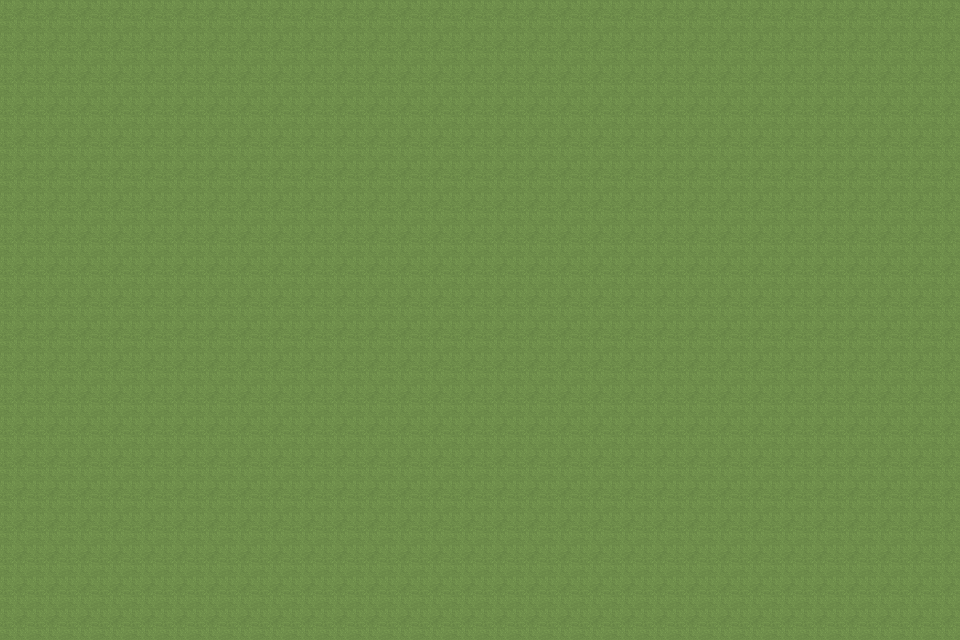

Below is a game level as drawn by its tile map, then a one-line description and the .tmx file that defines it, in full:
An orthogonal 30x20 tile map with 32x32 px tiles, 2 tile layers (Kachelebene 1, Kachelebene 2), 3 tilesets.

<map version="1.10" tiledversion="1.10.1" orientation="orthogonal" renderorder="right-down" width="30" height="20" tilewidth="32" tileheight="32" infinite="0" nextlayerid="3" nextobjectid="1">
 <tileset firstgid="1" name="nature_outside-tilef" tilewidth="32" tileheight="32" tilecount="256" columns="16">
  <image source="nature_outside-tilef.png" width="512" height="512" />
 </tileset>
 <tileset firstgid="257" name="rural-tileset-tilex" tilewidth="32" tileheight="32" tilecount="256" columns="16">
  <image source="rural-tileset-tilex.png" width="512" height="512" />
 </tileset>
 <tileset firstgid="513" name="funk-mast" tilewidth="32" tileheight="32" tilecount="4" columns="1">
  <image source="../funk-mast.png" width="32" height="128" />
 </tileset>
 <layer id="1" name="Kachelebene 1" width="30" height="20">
  <data encoding="csv">
146,146,146,146,146,146,146,146,146,146,146,146,146,146,146,146,146,146,146,146,146,146,146,146,146,146,146,146,146,146,
146,146,146,146,146,146,146,146,146,146,146,146,146,146,146,146,146,146,146,146,146,146,146,146,146,146,146,146,146,146,
146,146,146,146,146,146,146,146,146,146,146,146,146,146,146,146,146,146,146,146,146,146,146,146,146,146,146,146,146,146,
146,146,146,146,146,146,146,146,146,146,146,146,146,146,146,146,146,146,146,146,146,146,146,146,146,146,146,146,146,146,
146,146,146,146,146,146,146,146,146,146,146,146,146,146,146,146,146,146,146,146,146,146,146,146,146,146,146,146,146,146,
146,146,146,146,146,146,146,146,146,146,146,146,146,146,146,146,146,146,146,146,146,146,146,146,146,146,146,146,146,146,
146,146,146,146,146,146,146,146,146,146,146,146,146,146,146,146,146,146,146,146,146,146,146,146,146,146,146,146,146,146,
146,146,146,146,146,146,146,146,146,146,146,146,146,146,146,146,146,146,146,146,146,146,146,146,146,146,146,146,146,146,
146,146,146,146,146,146,146,146,146,146,146,146,146,146,146,146,146,146,146,146,146,146,146,146,146,146,146,146,146,146,
146,146,146,146,146,146,146,146,146,146,146,146,146,146,146,146,146,146,146,146,146,146,146,146,146,146,146,146,146,146,
146,146,146,146,146,146,146,146,146,146,146,146,146,146,146,146,146,146,146,146,146,146,146,146,146,146,146,146,146,146,
146,146,146,146,146,146,146,146,146,146,146,146,146,146,146,146,146,146,146,146,146,146,146,146,146,146,146,146,146,146,
146,146,146,146,146,146,146,146,146,146,146,146,146,146,146,146,146,146,146,146,146,146,146,146,146,146,146,146,146,146,
146,146,146,146,146,146,146,146,146,146,146,146,146,146,146,146,146,146,146,146,146,146,146,146,146,146,146,146,146,146,
146,146,146,146,146,146,146,146,146,146,146,146,146,146,146,146,146,146,146,146,146,146,146,146,146,146,146,146,146,146,
146,146,146,146,146,146,146,146,146,146,146,146,146,146,146,146,146,146,146,146,146,146,146,146,146,146,146,146,146,146,
146,146,146,146,146,146,146,146,146,146,146,146,146,146,146,146,146,146,146,146,146,146,146,146,146,146,146,146,146,146,
146,146,146,146,146,146,146,146,146,146,146,146,146,146,146,146,146,146,146,146,146,146,146,146,146,146,146,146,146,146,
146,146,146,146,146,146,146,146,146,146,146,146,146,146,146,146,146,146,146,146,146,146,146,146,146,146,146,146,146,146,
146,146,146,146,146,146,146,146,146,146,146,146,146,146,146,146,146,146,146,146,146,146,146,146,146,146,146,146,146,146
</data>
 </layer>
 <layer id="2" name="Kachelebene 2" width="30" height="20">
  <data encoding="csv">
0,0,0,0,0,0,0,0,0,0,0,0,0,0,0,0,0,0,0,0,0,0,0,0,0,0,0,0,0,0,
0,0,0,0,0,0,0,0,0,0,0,0,0,0,0,0,0,0,0,0,0,0,0,0,0,0,0,0,0,0,
0,0,0,0,0,0,0,0,0,0,0,0,0,0,0,0,0,0,0,0,0,0,0,0,0,0,0,0,0,0,
0,0,0,0,0,0,0,0,0,0,0,0,0,0,0,0,0,0,0,0,0,0,0,0,0,0,0,0,0,0,
0,0,0,0,0,0,0,0,0,0,0,0,0,0,0,0,0,0,0,0,0,0,0,0,0,0,0,0,0,0,
0,0,0,0,0,0,0,0,0,0,0,0,0,0,0,0,0,0,0,0,0,0,0,0,0,0,0,0,0,0,
0,0,0,0,0,0,0,0,0,0,0,0,0,0,0,0,0,0,513,0,0,0,0,0,0,0,0,0,0,0,
0,0,0,0,0,0,0,0,0,0,0,0,0,0,0,0,0,0,514,0,0,0,0,0,0,0,0,0,0,0,
0,0,0,0,0,0,0,0,0,0,0,0,0,0,0,0,0,0,515,0,0,0,0,0,0,0,0,0,0,0,
0,0,0,0,0,0,0,0,0,0,0,0,0,0,0,0,0,0,516,0,0,0,0,0,0,0,0,0,0,0,
0,0,0,0,0,0,0,0,0,0,0,0,0,0,0,0,0,0,0,0,0,0,0,0,0,0,0,0,0,0,
0,0,0,0,0,0,0,0,0,0,0,0,0,0,0,0,0,0,0,0,0,0,0,0,0,0,0,0,0,0,
0,0,0,0,0,0,0,0,0,0,0,0,0,0,0,0,0,0,0,0,0,0,0,0,0,0,0,0,0,0,
0,0,0,0,0,0,0,0,0,0,0,0,0,0,0,0,0,0,0,0,0,0,0,0,0,0,0,0,0,0,
0,0,0,0,0,0,0,0,0,0,0,0,0,0,0,0,0,0,0,0,0,0,0,0,0,0,0,0,0,0,
0,0,0,0,0,0,0,0,0,0,0,0,0,0,0,0,0,0,0,0,0,0,0,0,0,0,0,0,0,0,
0,0,0,0,0,0,0,0,0,0,0,0,0,0,0,0,0,0,0,0,0,0,0,0,0,0,0,0,0,0,
0,0,0,0,0,0,0,0,0,0,0,0,0,0,0,0,0,0,0,0,0,0,0,0,0,0,0,0,0,0,
0,0,0,0,0,0,0,0,0,0,0,0,0,0,0,0,0,0,0,0,0,0,0,0,0,0,0,0,0,0,
0,0,0,0,0,0,0,0,0,0,0,0,0,0,0,0,0,0,0,0,0,0,0,0,0,0,0,0,0,0
</data>
 </layer>
</map>
